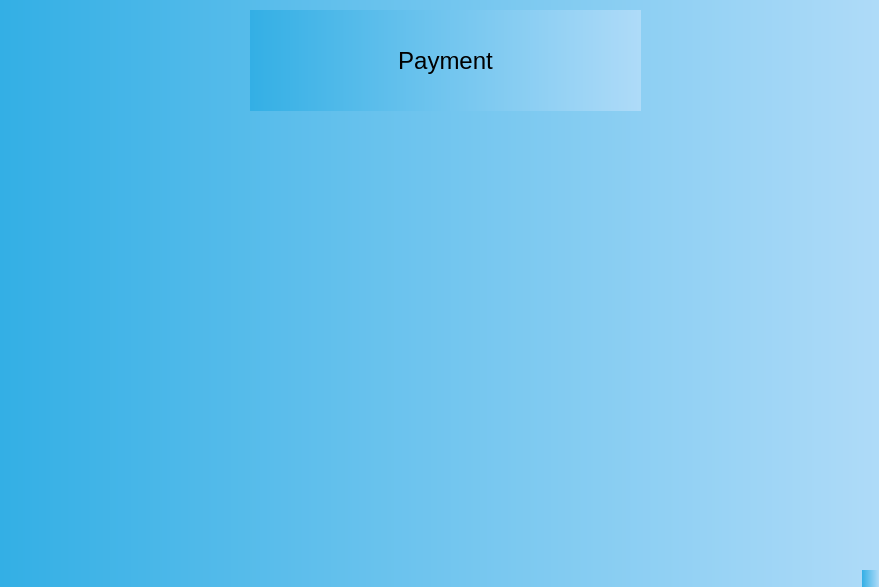
<?xml version="1.0" encoding="UTF-8"?>
<ui version="4.0">
 <class>voice2</class>
 <widget class="QMainWindow" name="voice2">
  <property name="geometry">
   <rect>
    <x>0</x>
    <y>0</y>
    <width>879</width>
    <height>587</height>
   </rect>
  </property>
  <property name="windowTitle">
   <string>voice2</string>
  </property>
  <property name="styleSheet">
   <string notr="true">background-color: qlineargradient(spread:pad, x1:0, y1:0, x2:1, y2:0, stop:0 rgba(51, 175, 229, 255), stop:1 rgba(175, 219, 248, 255));
</string>
  </property>
  <widget class="QWidget" name="centralwidget">
   <widget class="QLabel" name="label">
    <property name="geometry">
     <rect>
      <x>250</x>
      <y>10</y>
      <width>391</width>
      <height>101</height>
     </rect>
    </property>
    <property name="font">
     <font>
      <pointsize>18</pointsize>
     </font>
    </property>
    <property name="text">
     <string>Payment</string>
    </property>
    <property name="alignment">
     <set>Qt::AlignCenter</set>
    </property>
   </widget>
  </widget>
  <widget class="QMenuBar" name="menubar">
   <property name="geometry">
    <rect>
     <x>0</x>
     <y>0</y>
     <width>879</width>
     <height>26</height>
    </rect>
   </property>
  </widget>
  <widget class="QStatusBar" name="statusbar"/>
 </widget>
 <resources/>
 <connections/>
</ui>
